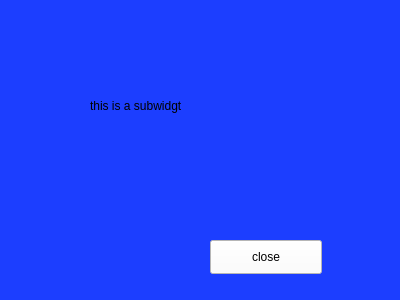
<?xml version="1.0" encoding="UTF-8"?>
<ui version="4.0">
 <class>Form</class>
 <widget class="QWidget" name="Form">
  <property name="geometry">
   <rect>
    <x>0</x>
    <y>0</y>
    <width>400</width>
    <height>300</height>
   </rect>
  </property>
  <property name="windowTitle">
   <string>Form</string>
  </property>
  <property name="styleSheet">
   <string notr="true">background-color: rgb(28, 62, 255);</string>
  </property>
  <widget class="QLabel" name="label">
   <property name="geometry">
    <rect>
     <x>90</x>
     <y>60</y>
     <width>231</width>
     <height>91</height>
    </rect>
   </property>
   <property name="text">
    <string>this is a subwidgt</string>
   </property>
  </widget>
  <widget class="QPushButton" name="pushButton">
   <property name="geometry">
    <rect>
     <x>210</x>
     <y>240</y>
     <width>112</width>
     <height>34</height>
    </rect>
   </property>
   <property name="styleSheet">
    <string notr="true">
background-color: rgb(255, 255, 255);</string>
   </property>
   <property name="text">
    <string>close</string>
   </property>
  </widget>
 </widget>
 <resources/>
 <connections/>
</ui>
